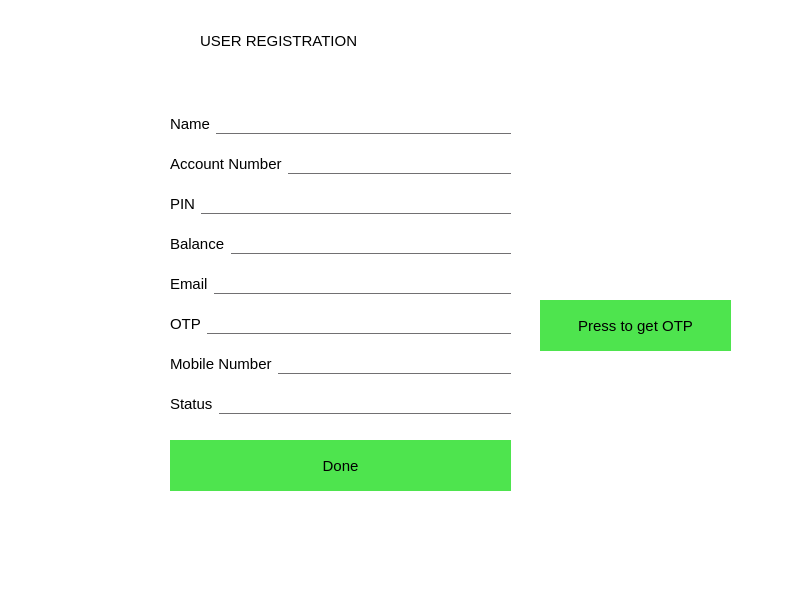
<?xml version="1.0" encoding="UTF-8"?>
<ui version="4.0">
 <class>MainWindow</class>
 <widget class="QMainWindow" name="MainWindow">
  <property name="geometry">
   <rect>
    <x>0</x>
    <y>0</y>
    <width>800</width>
    <height>600</height>
   </rect>
  </property>
  <property name="windowTitle">
   <string>MainWindow</string>
  </property>
  <property name="styleSheet">
   <string notr="true">*{
font-size:15px;
background-color:white;
}

QPushButton{
background:#4ee44e;
border-radius:60px;
	font: 75 11pt &quot;MS Shell Dlg 2&quot;;
}

QPushButton::hover{
background:green;
border-radius:60px;

}
QLineEdit{
background:transparent;
border:none;
color:#717072;
border-bottom:1px solid #717072
}
QLineEdit::hover{
border-bottom:3px solid black
}
</string>
  </property>
  <widget class="QWidget" name="centralwidget">
   <widget class="QPushButton" name="pushButton">
    <property name="geometry">
     <rect>
      <x>170</x>
      <y>440</y>
      <width>341</width>
      <height>51</height>
     </rect>
    </property>
    <property name="text">
     <string>Done</string>
    </property>
   </widget>
   <widget class="QPushButton" name="pushButton_2">
    <property name="geometry">
     <rect>
      <x>540</x>
      <y>300</y>
      <width>191</width>
      <height>51</height>
     </rect>
    </property>
    <property name="text">
     <string>Press to get OTP</string>
    </property>
   </widget>
   <widget class="QLabel" name="label_9">
    <property name="geometry">
     <rect>
      <x>200</x>
      <y>20</y>
      <width>271</width>
      <height>41</height>
     </rect>
    </property>
    <property name="text">
     <string>USER REGISTRATION</string>
    </property>
   </widget>
   <widget class="QWidget" name="">
    <property name="geometry">
     <rect>
      <x>170</x>
      <y>100</y>
      <width>341</width>
      <height>331</height>
     </rect>
    </property>
    <layout class="QVBoxLayout" name="verticalLayout">
     <item>
      <layout class="QHBoxLayout" name="horizontalLayout">
       <item>
        <widget class="QLabel" name="label">
         <property name="text">
          <string>Name</string>
         </property>
        </widget>
       </item>
       <item>
        <widget class="QLineEdit" name="lineEdit"/>
       </item>
      </layout>
     </item>
     <item>
      <layout class="QHBoxLayout" name="horizontalLayout_2">
       <item>
        <widget class="QLabel" name="label_2">
         <property name="text">
          <string>Account Number</string>
         </property>
        </widget>
       </item>
       <item>
        <widget class="QLineEdit" name="lineEdit_2"/>
       </item>
      </layout>
     </item>
     <item>
      <layout class="QHBoxLayout" name="horizontalLayout_3">
       <item>
        <widget class="QLabel" name="label_7">
         <property name="text">
          <string>PIN</string>
         </property>
        </widget>
       </item>
       <item>
        <widget class="QLineEdit" name="lineEdit_3"/>
       </item>
      </layout>
     </item>
     <item>
      <layout class="QHBoxLayout" name="horizontalLayout_4">
       <item>
        <widget class="QLabel" name="label_3">
         <property name="text">
          <string>Balance</string>
         </property>
        </widget>
       </item>
       <item>
        <widget class="QLineEdit" name="lineEdit_4"/>
       </item>
      </layout>
     </item>
     <item>
      <layout class="QHBoxLayout" name="horizontalLayout_5">
       <item>
        <widget class="QLabel" name="label_4">
         <property name="text">
          <string>Email</string>
         </property>
        </widget>
       </item>
       <item>
        <widget class="QLineEdit" name="lineEdit_5"/>
       </item>
      </layout>
     </item>
     <item>
      <layout class="QHBoxLayout" name="horizontalLayout_6">
       <item>
        <widget class="QLabel" name="label_8">
         <property name="text">
          <string>OTP</string>
         </property>
        </widget>
       </item>
       <item>
        <widget class="QLineEdit" name="lineEdit_6"/>
       </item>
      </layout>
     </item>
     <item>
      <layout class="QHBoxLayout" name="horizontalLayout_7">
       <item>
        <widget class="QLabel" name="label_5">
         <property name="text">
          <string>Mobile Number</string>
         </property>
        </widget>
       </item>
       <item>
        <widget class="QLineEdit" name="lineEdit_7"/>
       </item>
      </layout>
     </item>
     <item>
      <layout class="QHBoxLayout" name="horizontalLayout_8">
       <item>
        <widget class="QLabel" name="label_6">
         <property name="text">
          <string>Status</string>
         </property>
        </widget>
       </item>
       <item>
        <widget class="QLineEdit" name="lineEdit_8"/>
       </item>
      </layout>
     </item>
    </layout>
   </widget>
  </widget>
  <widget class="QMenuBar" name="menubar">
   <property name="geometry">
    <rect>
     <x>0</x>
     <y>0</y>
     <width>800</width>
     <height>26</height>
    </rect>
   </property>
  </widget>
  <widget class="QStatusBar" name="statusbar"/>
 </widget>
 <resources/>
 <connections/>
</ui>
